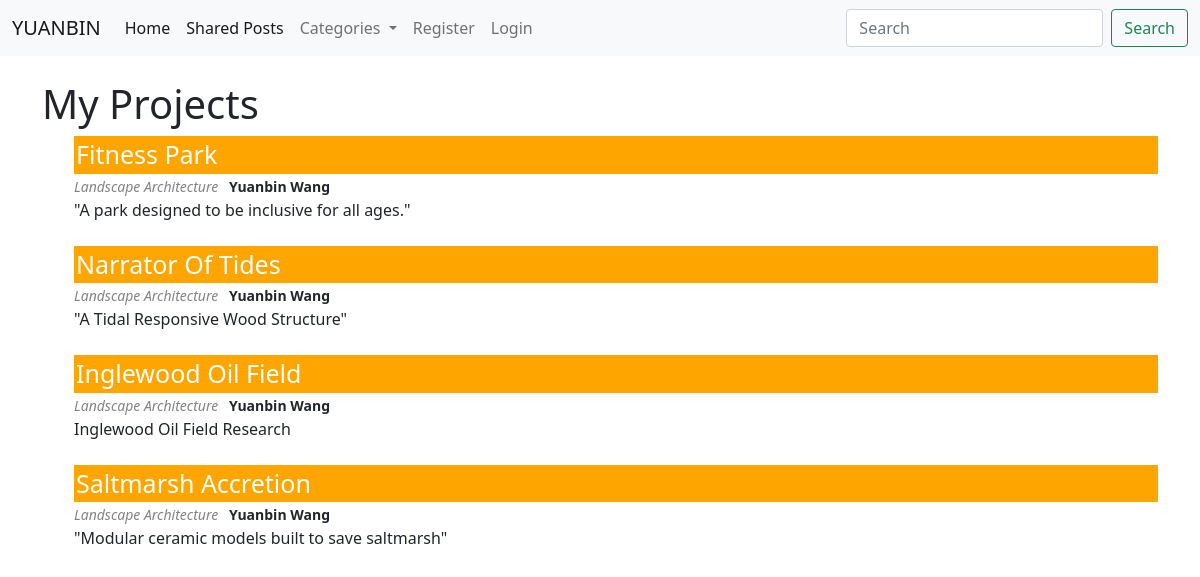
/index, run on the app's committed database.
### portfolio/models.py (models this page shows, shortened)
class Project(models.Model):
    title = models.CharField(max_length=255)
    image = models.ImageField(blank=True, null = True, upload_to = "images/")
    author = models.ForeignKey(User, on_delete=models.CASCADE, related_name="projects")
    content = RichTextField(blank = True, null = True)
    timestamp = models.DateTimeField(auto_now_add=True)
    category = models.CharField(max_length=255,default = 'Landscape Architecture')
    likes = models.ManyToManyField(User, related_name="likers")
    summary = models.CharField(max_length=255,blank = True, null = True)

### portfolio/views.py (the view)
class IndexView(ListView):
    model = Project
    template_name = 'index.html'
    ordering = ['-timestamp']
    def get_context_data(self, *args, **kwargs):
        categories = Category.objects.all()
        context = super(IndexView, self).get_context_data(*args, **kwargs)
        context["categories"] = categories
        return context

### portfolio/models.py (called while the page is built)
    def __str__(self):
        return f'{self.category}'

### portfolio/templates/index.html (shortened to what this page needs)
{% extends 'layout.html' %}
{% block content %}
    <h1>My Projects</h1>
    <ul>
    {% for project in object_list %}
    {% if project.author.is_superuser %}
        <li><div class="title"><a class="title" href="{% url 'detail' project.pk %}">{{project.title}} </a></div>
         <small> <i><a class="category" href="{% url 'category' project.category %}">{{project.category}} </a>&nbsp</i>
            {%if project.author.first_name and project.author.last_name%}
                <b>{{project.author.first_name}} {{project.author.last_name}}</b>
            {% else %}
                <b>{{project.author}}</b>
            {% endif %}
        </small><br/>
        <span class="summary">{{project.summary}} </span></li>
        <br>
    {% endif %}
    {% endfor %}
    </ul>
{% endblock %}

### portfolio/templates/layout.html (shortened to what this page needs)
{% load static %}
<!doctype html>
<html lang="en">
  <head>
    <link href="https://cdn.jsdelivr.net/npm/bootstrap@5.0.0/dist/css/bootstrap.min.css" rel="stylesheet">
    <link rel="stylesheet" href="https://cdn.jsdelivr.net/gh/fancyapps/fancybox@3.5.7/dist/jquery.fancybox.min.css" />
    <link href="{% static 'styles.css' %}" rel="stylesheet">
  </head>
  <body>
    <nav class="navbar navbar-expand-lg navbar-light bg-light">
        <div class="container-fluid">
          <a class="navbar-brand" href="{% url 'manifesto' %}">YUANBIN</a>
          <div class="collapse navbar-collapse" id="navbarSupportedContent">
            <ul class="navbar-nav me-auto mb-2 mb-lg-0">
              <li class="nav-item">
                <a class="nav-link active" aria-current="page" href="{% url 'index' %}">Home</a>
              </li>
              <li class="nav-item">
                <a class="nav-link active" aria-current="page" href="{% url 'allshared' %}">Shared Posts</a>
              </li>
              {% if categories%}
              <li class="nav-item dropdown">
                <a class="nav-link dropdown-toggle" href="#" id="navbarDropdown" role="button" data-bs-toggle="dropdown" aria-expanded="false">
                  Categories
                </a>
              </li>
              {% endif %}
              {% if user.is_authenticated %}
                <li class="nav-item">
                  <a class="nav-link" href="{% url 'share' %}">Share</a>
                </li>
                <li class="nav-item">
                  <a class="nav-link" href="{% url 'logout' %}">Logout</a>
                </li>
              {% else %}
                <li class="nav-item">
                  <a class="nav-link" href="{% url 'register' %}">Register</a>
                </li>
                <li class="nav-item">
                  <a class="nav-link" href="{% url 'login' %}">Login</a>
                </li>
              {% endif %}
            </ul>
            <form class="d-flex">
              <input class="form-control me-2" type="search" placeholder="Search" aria-label="Search">
              <button class="btn btn-outline-success" type="submit">Search</button>
            </form>
          </div>
        </div>
      </nav>
    <br>
    <div class="container">
        {% block content %}
        {% endblock %}
    </div>
  </body>
</html>

### portfolio/static/styles.css (style rules this page uses)
ul li { list-style: none; }
a.title { text-decoration: none; color: rgb(255, 255, 255); }
a.category { color: rgb(131, 131, 131); text-decoration: none; }
div.title { font-size: 25px; padding-left: 2px; background-color: orange; width: 100%; display: flex; }

### data on the page
Project: title "Fitness Park", category "Landscape Architecture", author.first_name "Yuanbin", author.last_name "Wang", summary "\"A park designed to be inclusive for all ages.\""
Project: title "Narrator Of Tides", category "Landscape Architecture", author.first_name "Yuanbin", author.last_name "Wang", summary "\"A Tidal Responsive Wood Structure\""
Project: title "Inglewood Oil Field", category "Landscape Architecture", author.first_name "Yuanbin", author.last_name "Wang", summary "Inglewood Oil Field Research"
Project: title "Saltmarsh Accretion", category "Landscape Architecture", author.first_name "Yuanbin", author.last_name "Wang", summary "\"Modular ceramic models built to save saltmarsh\""
